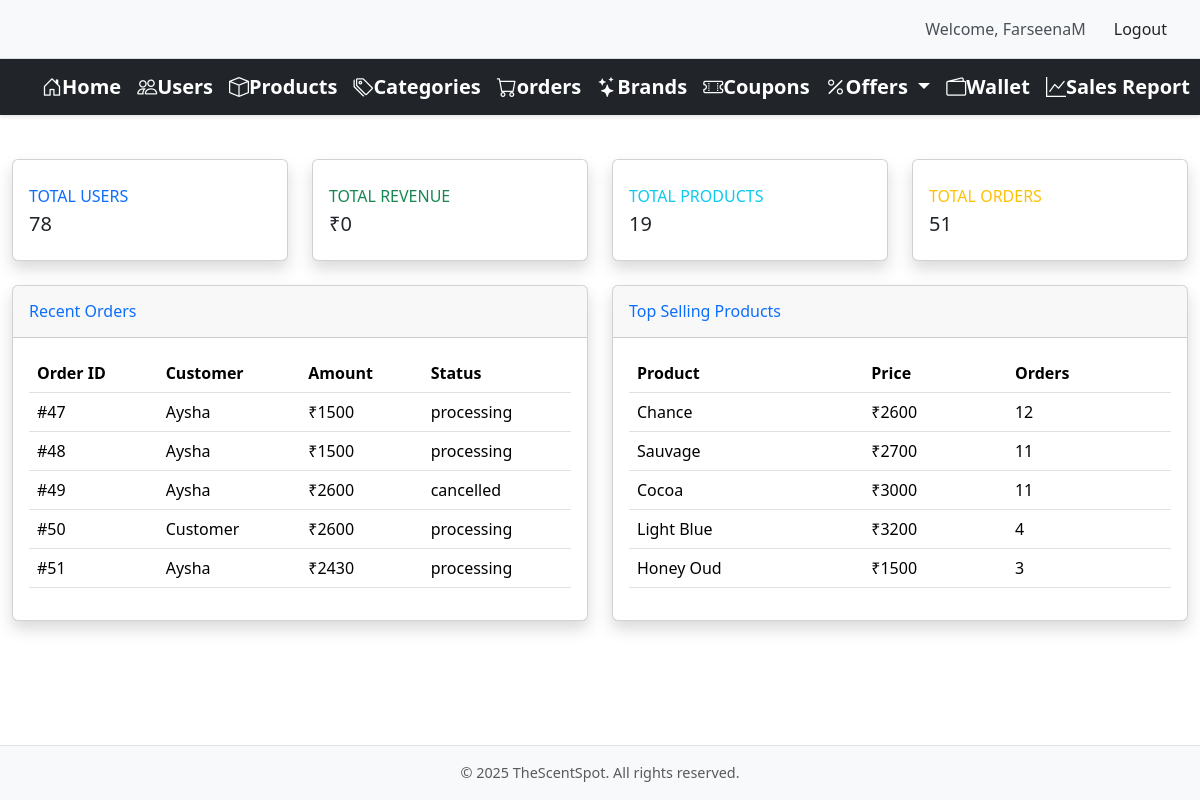
/adminhome/ (signed in), run on the app's committed database.
### core/models/order.py (models this page shows, shortened)
class Order(models.Model):
    STATUS_CHOICES = [
        ('received', 'Received'),
        ('processing', 'Processing'),
        ('delivered', 'Delivered'),
        ('cancelled', 'Cancelled'),
        ('returned', 'Returned'),
    ]
    product = models.ForeignKey(Product, null = True, on_delete=models.CASCADE)
    customer = models.ForeignKey(Customer, null = True, on_delete=models.CASCADE)
    quantity = models.IntegerField(default=1)
    price = models.IntegerField(default=500)
    adress = models.CharField(max_length=50, default="", blank=True)
    phone = models.CharField(max_length=10, default="", blank=True)
    date = models.DateField(default=timezone.now)
    status = models.TextField(max_length=50, choices=STATUS_CHOICES, default="processing")
    rating = models.IntegerField(default=0, validators=[MinValueValidator(0),MaxValueValidator(5)])
    payment_id = models.CharField(max_length=100,null=True,blank=True)
    order_id = models.CharField(max_length=100,null=True,blank=True)
    coupon_discount = models.DecimalField(max_digits=10, decimal_places=2, default=0)
    created_at = models.DateTimeField(default=timezone.now)
    delivered_at = models.DateTimeField(null=True, blank=True)
    cancelled_at = models.DateTimeField(null=True, blank=True)
    cancel_reason = models.TextField(max_length=500, null=True, blank=True)

### core/models/customer.py (models this page shows, shortened)
class Customer(models.Model):
    first_name = models.CharField(max_length=50, null=True)
    last_name = models.CharField(max_length=50, null=True)
    email = models.EmailField(null=True)
    phone = models.CharField(max_length=10, null=True)
    gender = models.CharField(max_length=10, default="", null=True)
    password = models.CharField(max_length=150, null=True)
    created_at = models.DateTimeField(auto_now_add=True, null = True)
    referral_code = models.CharField(max_length=10, unique=True, null=True, blank=True)
    referred_by = models.ForeignKey('self', on_delete=models.SET_NULL, null=True, blank=True, related_name='referrals')

### core/models/product.py (models this page shows, shortened)
class Product(models.Model):
    name = models.CharField(max_length=50)
    price = models.IntegerField(default=0)
    description = models.CharField(max_length=2000, blank=True)
    image = models.ImageField(upload_to="images/")
    category = models.ForeignKey(Category, db_column='type2', on_delete=models.CASCADE)
    rating = models.IntegerField(default=1, validators=[MinValueValidator(0),MaxValueValidator(5)])
    brand = models.CharField(max_length=50, default="")
    gender = models.CharField(max_length=50, default="")
    size = models.CharField(max_length=50, default="")
    stock = models.IntegerField(default=0)

### adminoperations/views.py (the view)
# urls.py: path('adminhome/',views.AdminHomeView.as_view(), name='admin_home'),
class AdminHomeView(StaffRequiredMixin, TemplateView):
    template_name = 'adminoperations/admin_home.html'
    def get_context_data(self, **kwargs):
        context = super().get_context_data(**kwargs)
        context['total_users'] = Customer.objects.count()
        context['total_products'] = Product.objects.count()
        context['total_orders'] = Order.objects.count()
        context['total_revenue'] = Order.objects.filter(status='Delivered').aggregate(
            total=Sum(F('price') * F('quantity')))['total'] or 0
        context['recent_orders'] = Order.objects.order_by('-date')[:5]
        context['top_products'] = Product.objects.annotate(
            order_count=Count('order')).order_by('-order_count')[:5]
        return context

### adminoperations/views.py (called while the page is built)
    def dispatch(self, request, *args, **kwargs):
        if not request.user.is_staff:
            messages.error(request, "You don't have permission to access this page.")
            return redirect('main')  # Redirect to main page if not staff
        return super().dispatch(request, *args, **kwargs)

### adminoperations/templates/adminoperations/admin_home.html (shortened to what this page needs)
{% extends 'adminoperations/admin_base.html' %}
{% load static %}
{% block content %}
<div class="container-fluid">
    <div class="row mt-4">
        <div class="col-xl-3 col-md-6 mb-4">
            <div class="card border-left-primary shadow h-100 py-2">
                <div class="card-body">
                    <div class="row no-gutters align-items-center">
                        <div class="col mr-2">
                            <div class="text-xs font-weight-bold text-primary text-uppercase mb-1">Total Users</div>
                            <div class="h5 mb-0 font-weight-bold text-gray-800">{{ total_users }}</div>
                        </div>
                    </div>
                </div>
            </div>
        </div>
        <div class="col-xl-3 col-md-6 mb-4">
            <div class="card border-left-success shadow h-100 py-2">
                <div class="card-body">
                    <div class="row no-gutters align-items-center">
                        <div class="col mr-2">
                            <div class="text-xs font-weight-bold text-success text-uppercase mb-1">Total Revenue</div>
                            <div class="h5 mb-0 font-weight-bold text-gray-800">₹{{ total_revenue }}</div>
                        </div>
                    </div>
                </div>
            </div>
        </div>
        <div class="col-xl-3 col-md-6 mb-4">
            <div class="card border-left-info shadow h-100 py-2">
                <div class="card-body">
                    <div class="row no-gutters align-items-center">
                        <div class="col mr-2">
                            <div class="text-xs font-weight-bold text-info text-uppercase mb-1">Total Products</div>
                            <div class="h5 mb-0 font-weight-bold text-gray-800">{{ total_products }}</div>
                        </div>
                    </div>
                </div>
            </div>
        </div>
        <div class="col-xl-3 col-md-6 mb-4">
            <div class="card border-left-warning shadow h-100 py-2">
                <div class="card-body">
                    <div class="row no-gutters align-items-center">
                        <div class="col mr-2">
                            <div class="text-xs font-weight-bold text-warning text-uppercase mb-1">Total Orders</div>
                            <div class="h5 mb-0 font-weight-bold text-gray-800">{{ total_orders }}</div>
                        </div>
                    </div>
                </div>
            </div>
        </div>
    </div>
    <div class="row">
        <div class="col-xl-6 col-lg-6">
            <div class="card shadow mb-4">
                <div class="card-header py-3">
                    <h6 class="m-0 font-weight-bold text-primary">Recent Orders</h6>
                </div>
                <div class="card-body">
                    <div class="table-responsive">
                        <table class="table">
                            <thead>
                                <tr>
                                    <th>Order ID</th>
                                    <th>Customer</th>
                                    <th>Amount</th>
                                    <th>Status</th>
                                </tr>
                            </thead>
                            <tbody>
                                {% for order in recent_orders %}
                                <tr>
                                    <td>#{{ order.id }}</td>
                                    <td>{{ order.customer.first_name }}</td>
                                    <td>₹{{ order.price }}</td>
                                    <td>
                                            {{ order.status }}
                                    </td>
                                </tr>
                                {% endfor %}
                            </tbody>
                        </table>
                    </div>
                </div>
            </div>
        </div>
        <div class="col-xl-6 col-lg-6">
            <div class="card shadow mb-4">
                <div class="card-header py-3">
                    <h6 class="m-0 font-weight-bold text-primary">Top Selling Products</h6>
                </div>
                <div class="card-body">
                    <div class="table-responsive">
                        <table class="table">
                            <thead>
                                <tr>
                                    <th>Product</th>
                                    <th>Price</th>
                                    <th>Orders</th>
                                </tr>
                            </thead>
                            <tbody>
                                {% for product in top_products %}
                                <tr>
                                    <td>{{ product.name }}</td>
                                    <td>₹{{ product.price }}</td>
                                    <td>{{ product.order_count }}</td>
                                </tr>
                                {% endfor %}
                            </tbody>
                        </table>
                    </div>
                </div>
            </div>
        </div>
    </div>
</div>
{% endblock %}

### adminoperations/templates/adminoperations/admin_base.html (shortened to what this page needs)
{% load static %}
{% block css%}
    <link href="{% static 'adminoperations/css/admin_base.css' %}" rel="stylesheet" type="text/css">
{% endblock %}
<!DOCTYPE html>
<html lang="en">
<head>
    <link href="https://cdn.jsdelivr.net/npm/bootstrap@5.3.2/dist/css/bootstrap.min.css"
          rel="stylesheet"
>
    <link rel="stylesheet"
          href="https://cdn.jsdelivr.net/npm/bootstrap-icons@1.11.1/font/bootstrap-icons.css">
</head>
<body>
    {% if user.is_authenticated and user.is_staff %}
    <div class="logout-section" background-color=" #f8f9fa", padding="10px 20px", display="flex", justify-content="flex-end", align-items= "center", border-bottom="1px solid #dee2e6">
        <span>Welcome, {{ user.username }}</span>
        <form method="post" action="{% url 'admin_logout' %}" class="logout-form" margin-right="15px",color= " #495057", font-weight= "500">
            <button type="submit" class="btn btn-logout" background-color=" #dc3545", color= "white", border= "none", padding= "5px 15px", border-radius= "4px", transition= "background-color 0.3s ease" >Logout</button>
        </form>
    </div>
    {% endif %}
    <nav class="navbar navbar-expand-lg navbar-dark bg-dark">
        <div class="container">
            <a class="navbar-brand" href="{% url 'admin_home' %}">
                <i class="bi bi-house-door"></i>Home</a>
            <a class="navbar-brand" href="{% url 'user_list' %}">
                <i class="bi bi-people"></i>Users</a>
            <a class="navbar-brand" href="{% url 'product_list' %}">
                <i class="bi bi-box"></i>Products</a>
            <a class="navbar-brand" href="{% url 'category_list' %}">
                <i class="bi bi-tags"></i>Categories</a>
            <a class="navbar-brand" href="{% url 'admin_order_list' %}">
                <i class="bi bi-cart"></i>orders</a>
            <a class="navbar-brand" href="{% url 'brand_list' %}">
                <i class="bi bi-stars"></i>Brands</a>
            <a class="navbar-brand" href="{% url 'coupon_list' %}">
                <i class="bi bi-ticket-perforated"></i>Coupons</a>
            <div class="dropdown d-inline">
                <a class="navbar-brand dropdown-toggle" href="#" role="button" id="offersDropdown" data-bs-toggle="dropdown" aria-expanded="false">
                    <i class="bi bi-percent"></i>Offers
                </a>
            </div>
            <a class="navbar-brand" href="{% url 'admin_wallet_list' %}">
                <i class="bi bi-wallet2"></i>Wallet</a>
            <a class="navbar-brand" href="{% url 'sales_report' %}">
                <i class="bi bi-graph-up"></i>Sales Report</a>
        </div>
    </nav>
    <main>
        {% block content %}
        {% endblock %}
    </main>
    <footer class="footer mt-auto py-3 bg-light">
        <div class="container text-center">
            <span class="text-muted">© {% now "Y" %} TheScentSpot. All rights reserved.</span>
        </div>
    </footer>
</body>
</html>

### adminoperations/static/adminoperations/css/admin_base.css (style rules this page uses)
body { min-height: 100vh; display: flex; flex-direction: column; }
main { flex: 1 0 auto; padding: 20px 0; }
.logout-section { background-color: #f8f9fa; padding: 10px 20px; display: flex; justify-content: flex-end; align-items: center; border-bottom: 1px solid #dee2e6; }
.logout-section span { margin-right: 15px; color: #495057; font-weight: 500; }
.logout-form { margin: 0; }
.btn-logout { background-color: #dc3545; color: white; border: none; padding: 5px 15px; border-radius: 4px; transition: background-color 0.3s ease; }
.navbar { padding: 1rem 0; box-shadow: 0 2px 4px rgba(0,0,0,0.1); }
.navbar-brand { font-size: 1.5rem; font-weight: bold; }
.footer { background-color: #f8f9fa !important; border-top: 1px solid #dee2e6; padding: 1rem 0; }
.footer .text-muted { font-size: 0.9rem; }

### data on the page
Order: id "47", customer.first_name "Aysha", price "1500", status "processing"
Order: id "48", customer.first_name "Aysha", price "1500", status "processing"
Order: id "49", customer.first_name "Aysha", price "2600", status "cancelled"
Order: id "50", customer.first_name "Customer", price "2600", status "processing"
Order: id "51", customer.first_name "Aysha", price "2430", status "processing"
Product: name "Chance", price "2600", order_count "12"
Product: name "Sauvage", price "2700", order_count "11"
Product: name "Cocoa", price "3000", order_count "11"
Product: name "Light Blue", price "3200", order_count "4"
Product: name "Honey Oud", price "1500", order_count "3"

### other printed values
{{ user.username }} "FarseenaM"
{{ total_users }} "78"
{{ total_revenue }} "0"
{{ total_products }} "19"
{{ total_orders }} "51"
